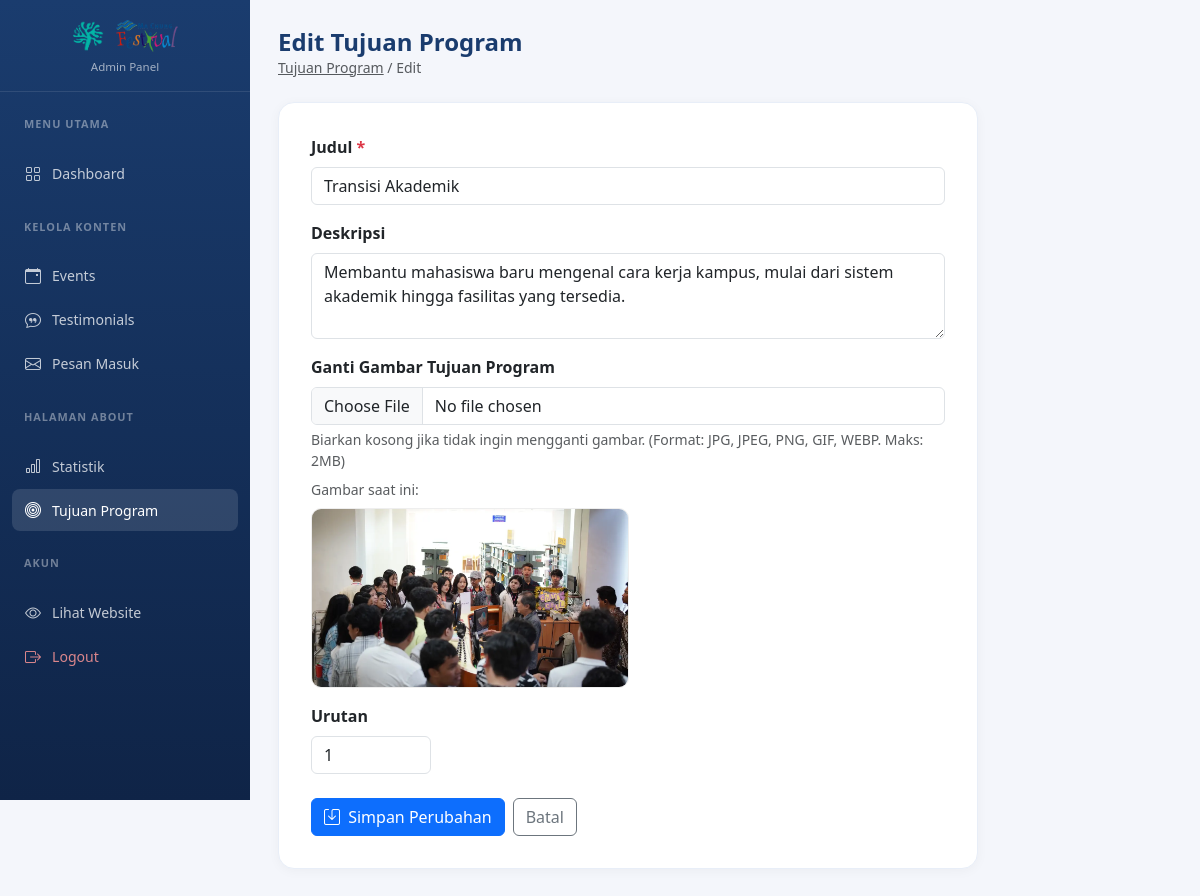
The page /admin/about_tujuan_edit.php?id=1 (signed in) on the database its author committed.
### tables this page shows
CREATE TABLE IF NOT EXISTS `about_tujuan` (
  `id` INT AUTO_INCREMENT PRIMARY KEY,
  `judul` VARCHAR(150) NOT NULL,
  `deskripsi` TEXT,
  `gambar` VARCHAR(255) COMMENT 'Path relatif ke file gambar, contoh: assets/images/gallery/tujuan_transisi.webp',
  `urutan` INT DEFAULT 0,
  `admin_id` INT NULL,
  `dibuat_pada` TIMESTAMP DEFAULT CURRENT_TIMESTAMP,
  CONSTRAINT `fk_tujuan_admin` FOREIGN KEY (`admin_id`) REFERENCES `admin` (`id`) ON DELETE SET NULL
);

### admin/about_tujuan_edit.php (the view, shortened to what this page needs)
<?php
include '../koneksi.php';
$id   = intval($_GET['id'] ?? 0);
$stmt = mysqli_prepare($conn, "SELECT * FROM about_tujuan WHERE id = ?");
mysqli_stmt_bind_param($stmt, 'i', $id);
mysqli_stmt_execute($stmt);
$t = mysqli_fetch_assoc(mysqli_stmt_get_result($stmt));
?>
<!DOCTYPE html>
<html lang="id">
<head>
  <link href="https://cdn.jsdelivr.net/npm/bootstrap@5.3.0/dist/css/bootstrap.min.css" rel="stylesheet">
  <link href="https://cdn.jsdelivr.net/npm/bootstrap-icons@1.10.5/font/bootstrap-icons.css" rel="stylesheet">
</head>
<body>
<?php include 'admin_sidebar.php'; ?>
<div class="main-content">
  <div class="topbar">
    <div><h4>Edit Tujuan Program</h4><p class="text-muted small mb-0"><a href="about_tujuan_list.php" class="text-muted">Tujuan Program</a> / Edit</p></div>
  </div>
  <div class="form-card">
    <form method="POST" enctype="multipart/form-data">
      <div class="mb-3">
        <label class="form-label fw-semibold">Judul <span class="text-danger">*</span></label>
        <input type="text" name="judul" class="form-control" value="<?= htmlspecialchars($t['judul']) ?>" required>
      </div>
      <div class="mb-3">
        <label class="form-label fw-semibold">Deskripsi</label>
        <textarea name="deskripsi" class="form-control" rows="3"><?= htmlspecialchars($t['deskripsi']) ?></textarea>
      </div>
      <div class="mb-3">
        <label class="form-label fw-semibold">Ganti Gambar Tujuan Program</label>
        <input type="file" name="gambar_file" id="inputGambar" class="form-control" accept="image/*" onchange="previewFile(this)">
        <div class="form-text">Biarkan kosong jika tidak ingin mengganti gambar. (Format: JPG, JPEG, PNG, GIF, WEBP. Maks: 2MB)</div>
        <div class="mt-2">
          <span class="small text-muted d-block mb-1">Gambar saat ini:</span>
          <?php if (!empty($t['gambar'])): ?>
            <img id="previewImg" src="../<?= htmlspecialchars($t['gambar']) ?>" alt="Preview" class="gambar-preview" style="max-height:180px;">
          <?php else: ?>
            <img id="previewImg" src="" alt="Preview" class="gambar-preview" style="display:none; max-height:180px;">
          <?php endif; ?>
        </div>
      </div>
      <div class="mb-4">
        <label class="form-label fw-semibold">Urutan</label>
        <input type="number" name="urutan" class="form-control" value="<?= (int)$t['urutan'] ?>" style="max-width:120px;">
      </div>
      <div class="d-flex gap-2">
        <button type="submit" class="btn btn-primary"><i class="bi bi-save me-1"></i> Simpan Perubahan</button>
        <a href="about_tujuan_list.php" class="btn btn-outline-secondary">Batal</a>
      </div>
    </form>
  </div>
</div>
</body></html>

### admin/admin_style.php (style rules this page uses)
body { font-family: 'Segoe UI', sans-serif; background: #f4f6fb; }
.main-content { margin-left: 250px; padding: 28px; }
.topbar { display: flex; justify-content: space-between; align-items: center; margin-bottom: 24px; }
.topbar h4 { font-weight: 700; color: #1a3c6e; margin: 0; }
.form-card { background: white; border-radius: 16px; padding: 32px; border: 1px solid #e8eef8; box-shadow: 0 2px 12px rgba(0,0,0,0.04); max-width: 700px; }
.gambar-preview { max-height: 140px; border-radius: 10px; border: 1px solid #eee; margin-top: 8px; display: block; }

### rows shown on the page
about_tujuan: judul "Transisi Akademik", deskripsi "Membantu mahasiswa baru mengenal cara kerja kampus, mulai dari sistem akademik hingga fasilitas yang tersedia.", gambar (picture), urutan "1"
